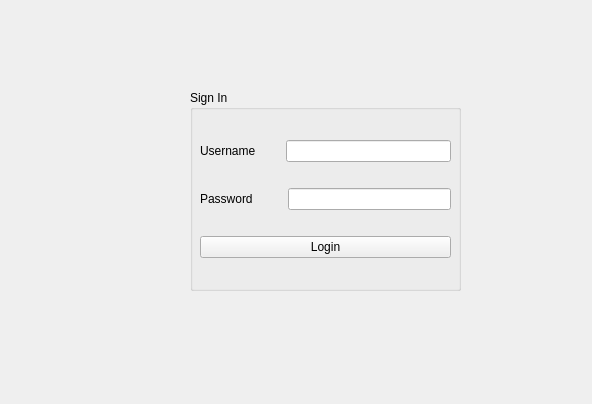
<?xml version="1.0" encoding="UTF-8"?>
<ui version="4.0">
 <class>LoginForm</class>
 <widget class="QWidget" name="LoginForm">
  <property name="geometry">
   <rect>
    <x>0</x>
    <y>0</y>
    <width>592</width>
    <height>404</height>
   </rect>
  </property>
  <property name="windowTitle">
   <string>Form</string>
  </property>
  <widget class="QGroupBox" name="groupBox">
   <property name="geometry">
    <rect>
     <x>190</x>
     <y>90</y>
     <width>271</width>
     <height>201</height>
    </rect>
   </property>
   <property name="title">
    <string>Sign In</string>
   </property>
   <widget class="QWidget" name="">
    <property name="geometry">
     <rect>
      <x>10</x>
      <y>30</y>
      <width>251</width>
      <height>161</height>
     </rect>
    </property>
    <layout class="QVBoxLayout" name="verticalLayout">
     <item>
      <layout class="QHBoxLayout" name="horizontalLayout">
       <item>
        <widget class="QLabel" name="label">
         <property name="minimumSize">
          <size>
           <width>80</width>
           <height>0</height>
          </size>
         </property>
         <property name="text">
          <string>Username</string>
         </property>
        </widget>
       </item>
       <item>
        <widget class="QLineEdit" name="field_user">
         <property name="enabled">
          <bool>true</bool>
         </property>
         <property name="sizePolicy">
          <sizepolicy hsizetype="MinimumExpanding" vsizetype="Fixed">
           <horstretch>100</horstretch>
           <verstretch>0</verstretch>
          </sizepolicy>
         </property>
         <property name="minimumSize">
          <size>
           <width>100</width>
           <height>0</height>
          </size>
         </property>
        </widget>
       </item>
      </layout>
     </item>
     <item>
      <layout class="QHBoxLayout" name="horizontalLayout_2">
       <item>
        <widget class="QLabel" name="label_2">
         <property name="sizePolicy">
          <sizepolicy hsizetype="Preferred" vsizetype="Preferred">
           <horstretch>35</horstretch>
           <verstretch>0</verstretch>
          </sizepolicy>
         </property>
         <property name="minimumSize">
          <size>
           <width>60</width>
           <height>0</height>
          </size>
         </property>
         <property name="text">
          <string>Password</string>
         </property>
        </widget>
       </item>
       <item>
        <widget class="QLineEdit" name="field_password">
         <property name="sizePolicy">
          <sizepolicy hsizetype="MinimumExpanding" vsizetype="Fixed">
           <horstretch>70</horstretch>
           <verstretch>0</verstretch>
          </sizepolicy>
         </property>
         <property name="minimumSize">
          <size>
           <width>0</width>
           <height>0</height>
          </size>
         </property>
        </widget>
       </item>
      </layout>
     </item>
     <item>
      <widget class="QPushButton" name="pushButton">
       <property name="text">
        <string>Login</string>
       </property>
      </widget>
     </item>
    </layout>
   </widget>
  </widget>
 </widget>
 <resources/>
 <connections/>
</ui>
